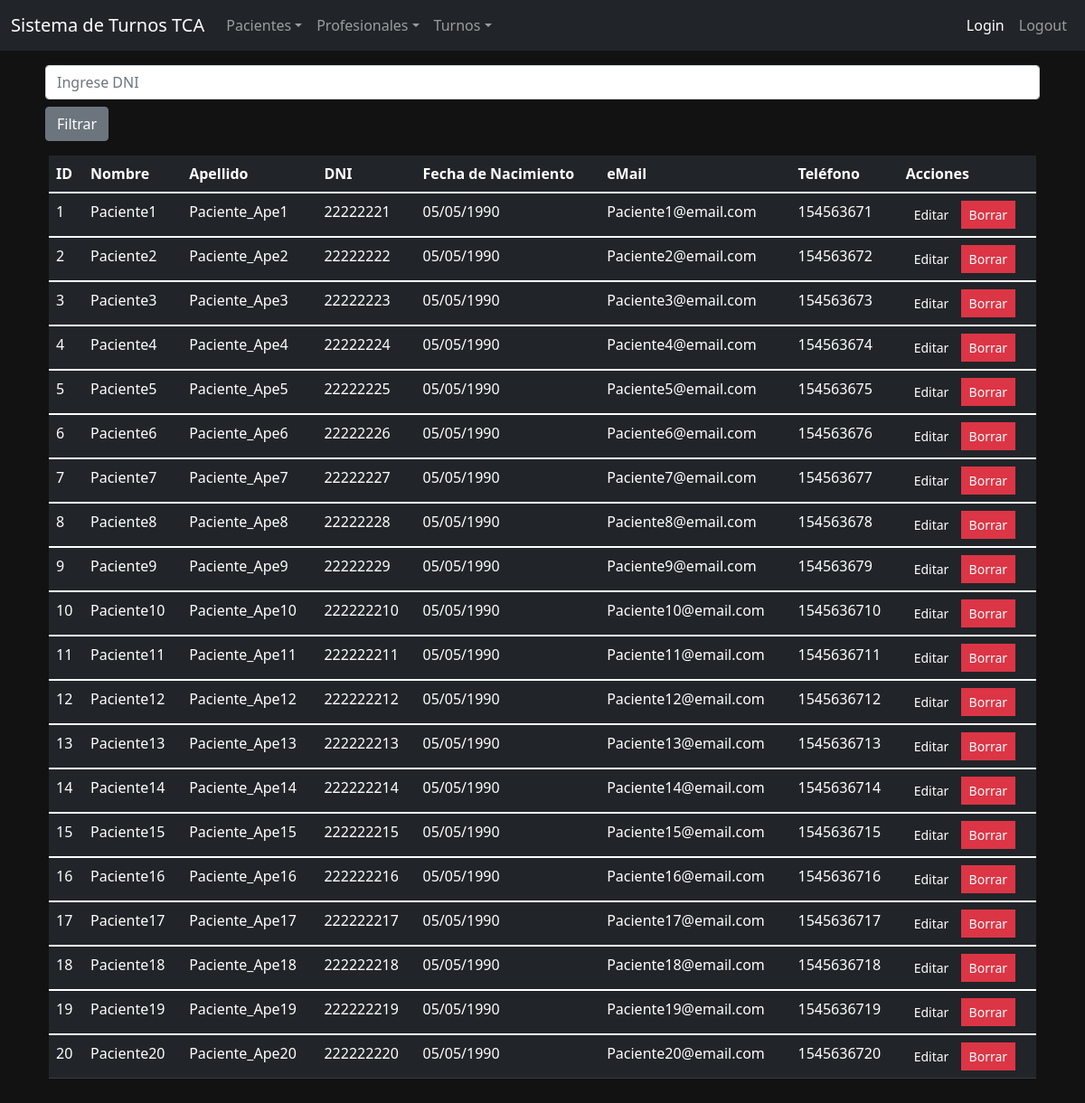
The app's page /listar_paciente with its own data.
### models/paciente.py (models this page shows, shortened)
class Paciente(db.Model):
    id_paciente = db.Column(db.Integer, primary_key=True, autoincrement=True)
    nombre = db.Column(db.String(100), nullable=False)
    apellido = db.Column(db.String(100), nullable=False)
    dni = db.Column(db.Integer, nullable=False, unique=True)
    fecha_nacimiento = db.Column(db.String(100), nullable=False)
    email = db.Column(db.String(100), nullable=True)
    telefono = db.Column(db.String(100), nullable=True)
    turno = db.relationship('Turno', backref='paciente', lazy='dynamic')
    @staticmethod
    def listar_todos():
        return Paciente.query.all()

### routes/pacientes.py (the view)
@pacientes.route('/listar_paciente', methods=['GET', 'POST'])
def index():
    pacientes = Paciente.listar_todos()
    if request.method == 'POST':
        dni = request.form['dni']
        resultado = Paciente.listar_dni(dni)
        if resultado:
            pacientes = resultado
    return render_template('paciente/paciente.html', pacientes=pacientes)

### templates/paciente/paciente.html (shortened to what this page needs)
{% extends 'layout.html' %}
{% block body %}
    <form action="/listar_paciente" method="POST">
        <div class="container-fluid" >
            <form class="d-flex">
              <input class="form-control my-sm-2" type="text" name=dni placeholder="Ingrese DNI">
              <button class="btn btn-secondary" type="submit">Filtrar</button>
            </form>
        </div>
    </form>
    <div class="col-md-12 p-3">
        <div class="d-flex justify-content-between" >
            <table class="table table-dark">
              <thead>
                <tr>
                  <th scope="col">ID</th>
                  <th scope="col">Nombre</th>
                  <th scope="col">Apellido</th>
                  <th scope="col">DNI</th>
                  <th scope="col">Fecha de Nacimiento</th>
                  <th scope="col">eMail</th>
                  <th scope="col">Teléfono</th>
                  <th scope="col">Acciones</th>
                </tr>
              </thead>
              {% for paciente in pacientes %}
                  <tbody>
                    <tr class="table-dark">
                      <td>{{ paciente.id_paciente }}</td>
                      <td>{{ paciente.nombre }}</td>
                      <td>{{ paciente.apellido }}</td>
                      <td>{{ paciente.dni }}</td>
                      <td>{{ paciente.fecha_nacimiento }}</td>
                      <td>{{ paciente.email }}</td>
                      <td>{{ paciente.telefono }}</td>
                      <th scope="row">
                        <div>
                          <a href="{{ url_for('pacientes.actualizar_paciente', id_paciente=paciente.id_paciente) }}" class="btn btn-dark btn-sm rounded-0">Editar</a>
                          <a href="{{ url_for('pacientes.eliminar_paciente', id_paciente=paciente.id_paciente) }}" class="btn btn-danger btn-sm rounded-0">Borrar</a>
                        </div>
                      </th>
                    </tr>
                  </tbody>
              {% endfor %}
            </table>
            </div>
    </div>
{% endblock %}

### templates/layout.html (shortened to what this page needs)
<!DOCTYPE html>
<html lang="es">
  <head>
    <link
      href="https://cdn.jsdelivr.net/npm/bootstrap@5.1.3/dist/css/bootstrap.min.css"
      rel="stylesheet"
    />
    <link
      rel="stylesheet"
      href="{{url_for('static', filename='css/main.css')}}"
    />
  </head>
  <body>
    {% include 'partials/_navbar.html' %}
    <div class="container p-2">{% block body %} {% endblock %}</div>
  </body>
</html>

### templates/partials/_navbar.html (shortened to what this page needs)
<nav class="navbar navbar-expand-lg navbar-dark bg-dark">
  <div class="container-fluid">
    <a class="navbar-brand" href="/">Sistema de Turnos TCA</a>
    <div class="collapse navbar-collapse" id="navbarColor02">
      <ul class="navbar-nav me-auto">
        <li class="nav-item dropdown">
          <a class="nav-link dropdown-toggle" data-bs-toggle="dropdown" href="#" role="button" aria-haspopup="true" aria-expanded="false">Pacientes</a>
        </li>
        <li class="nav-item dropdown">
          <a class="nav-link dropdown-toggle" data-bs-toggle="dropdown" href="#" role="button" aria-haspopup="true" aria-expanded="false">Profesionales</a>
        </li>
        <li class="nav-item dropdown">
          <a class="nav-link dropdown-toggle" data-bs-toggle="dropdown" href="#" role="button" aria-haspopup="true" aria-expanded="false">Turnos</a>
        </li>
      </ul>
      <ul class="navbar-nav me-right">
        <li class="nav-item">
          <a class="nav-link active" href="#">Login
          </a>
        </li>
        <li class="nav-item">
          <a class="nav-link" href="#">Logout</a>
        </li>
      </ul>
    </div>
  </div>
</nav>

### static/css/main.css (style rules this page uses)
body { background: #121212; }

### records on screen
Paciente: id_paciente "1", nombre "Paciente1", apellido "Paciente_Ape1", dni "22222221", fecha_nacimiento "05/05/1990", email "Paciente1@email.com", telefono "154563671"
Paciente: id_paciente "2", nombre "Paciente2", apellido "Paciente_Ape2", dni "22222222", fecha_nacimiento "05/05/1990", email "Paciente2@email.com", telefono "154563672"
Paciente: id_paciente "3", nombre "Paciente3", apellido "Paciente_Ape3", dni "22222223", fecha_nacimiento "05/05/1990", email "Paciente3@email.com", telefono "154563673"
Paciente: id_paciente "4", nombre "Paciente4", apellido "Paciente_Ape4", dni "22222224", fecha_nacimiento "05/05/1990", email "Paciente4@email.com", telefono "154563674"
Paciente: id_paciente "5", nombre "Paciente5", apellido "Paciente_Ape5", dni "22222225", fecha_nacimiento "05/05/1990", email "Paciente5@email.com", telefono "154563675"
Paciente: id_paciente "6", nombre "Paciente6", apellido "Paciente_Ape6", dni "22222226", fecha_nacimiento "05/05/1990", email "Paciente6@email.com", telefono "154563676"
Paciente: id_paciente "7", nombre "Paciente7", apellido "Paciente_Ape7", dni "22222227", fecha_nacimiento "05/05/1990", email "Paciente7@email.com", telefono "154563677"
Paciente: id_paciente "8", nombre "Paciente8", apellido "Paciente_Ape8", dni "22222228", fecha_nacimiento "05/05/1990", email "Paciente8@email.com", telefono "154563678"
Paciente: id_paciente "9", nombre "Paciente9", apellido "Paciente_Ape9", dni "22222229", fecha_nacimiento "05/05/1990", email "Paciente9@email.com", telefono "154563679"
Paciente: id_paciente "10", nombre "Paciente10", apellido "Paciente_Ape10", dni "222222210", fecha_nacimiento "05/05/1990", email "Paciente10@email.com", telefono "1545636710"
Paciente: id_paciente "11", nombre "Paciente11", apellido "Paciente_Ape11", dni "222222211", fecha_nacimiento "05/05/1990", email "Paciente11@email.com", telefono "1545636711"
Paciente: id_paciente "12", nombre "Paciente12", apellido "Paciente_Ape12", dni "222222212", fecha_nacimiento "05/05/1990", email "Paciente12@email.com", telefono "1545636712"
Paciente: id_paciente "13", nombre "Paciente13", apellido "Paciente_Ape13", dni "222222213", fecha_nacimiento "05/05/1990", email "Paciente13@email.com", telefono "1545636713"
Paciente: id_paciente "14", nombre "Paciente14", apellido "Paciente_Ape14", dni "222222214", fecha_nacimiento "05/05/1990", email "Paciente14@email.com", telefono "1545636714"
Paciente: id_paciente "15", nombre "Paciente15", apellido "Paciente_Ape15", dni "222222215", fecha_nacimiento "05/05/1990", email "Paciente15@email.com", telefono "1545636715"
Paciente: id_paciente "16", nombre "Paciente16", apellido "Paciente_Ape16", dni "222222216", fecha_nacimiento "05/05/1990", email "Paciente16@email.com", telefono "1545636716"
Paciente: id_paciente "17", nombre "Paciente17", apellido "Paciente_Ape17", dni "222222217", fecha_nacimiento "05/05/1990", email "Paciente17@email.com", telefono "1545636717"
Paciente: id_paciente "18", nombre "Paciente18", apellido "Paciente_Ape18", dni "222222218", fecha_nacimiento "05/05/1990", email "Paciente18@email.com", telefono "1545636718"
Paciente: id_paciente "19", nombre "Paciente19", apellido "Paciente_Ape19", dni "222222219", fecha_nacimiento "05/05/1990", email "Paciente19@email.com", telefono "1545636719"
Paciente: id_paciente "20", nombre "Paciente20", apellido "Paciente_Ape20", dni "222222220", fecha_nacimiento "05/05/1990", email "Paciente20@email.com", telefono "1545636720"
